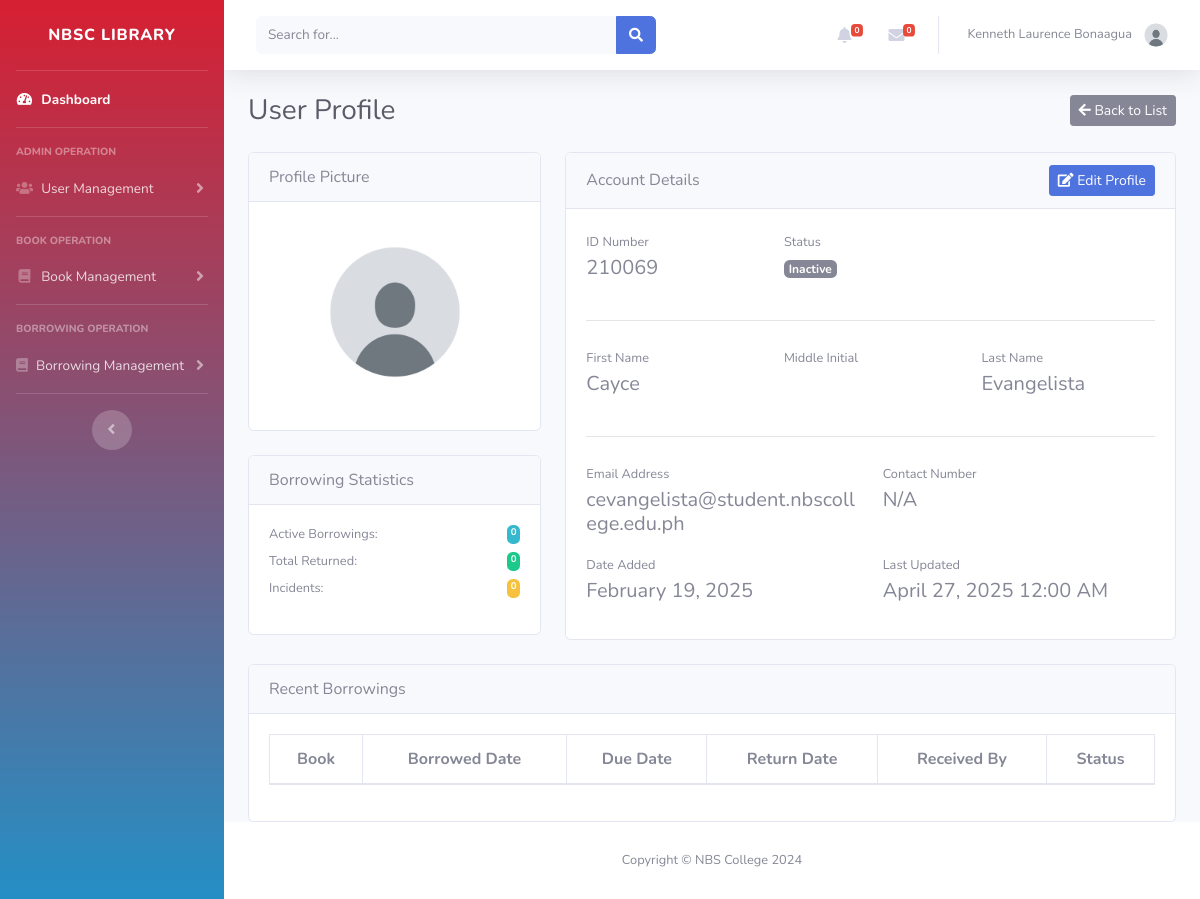
Before: /Admin/view_user.php?id=2 (signed in) with the older database file.
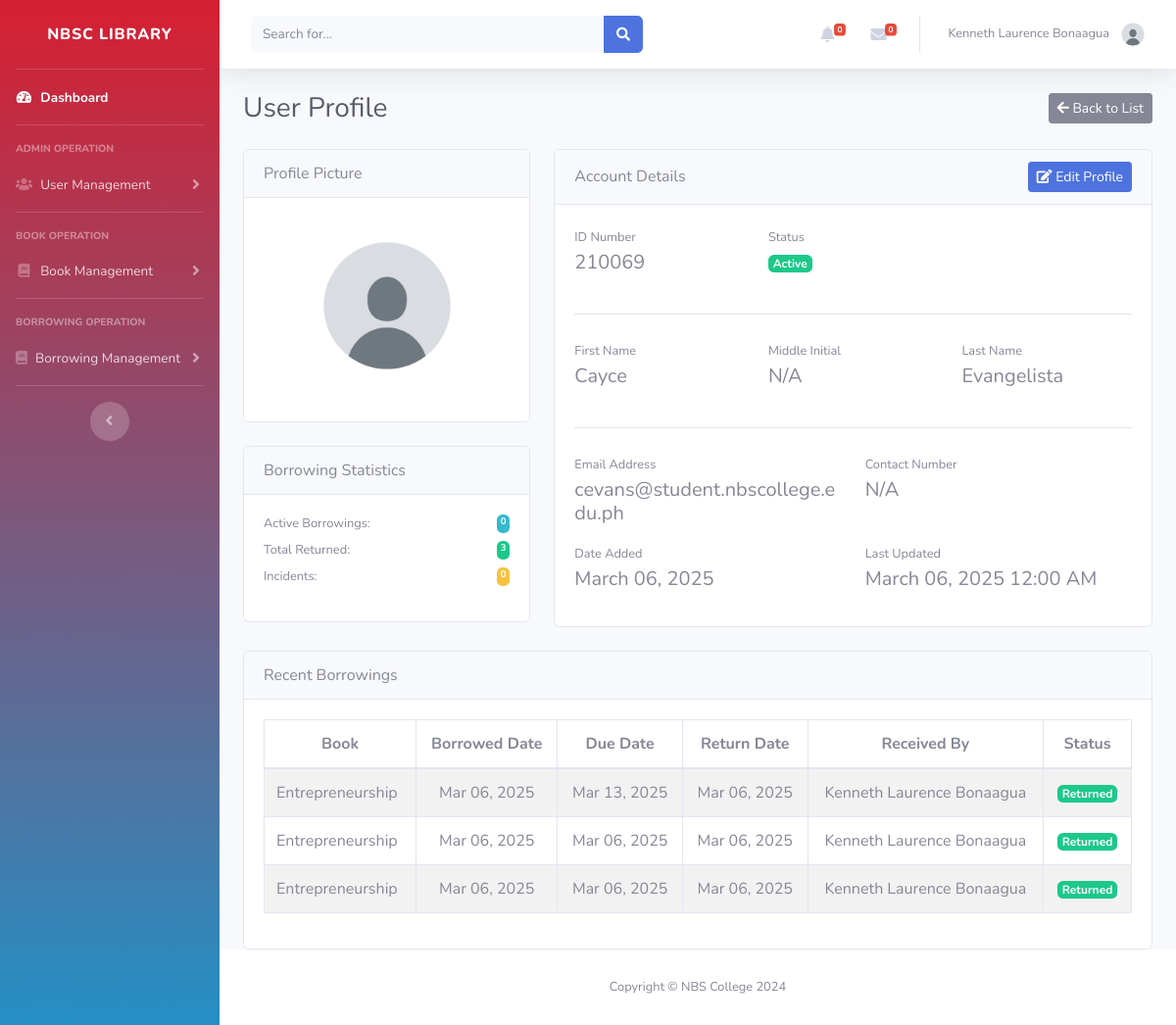
After: the same page with the newer database file.
### tables this page shows
CREATE TABLE `users` (
  `id` int(11) NOT NULL,
  `school_id` int(11) DEFAULT NULL,
  `firstname` varchar(100) DEFAULT NULL,
  `middle_init` varchar(100) DEFAULT NULL,
  `lastname` varchar(100) DEFAULT NULL,
  `email` varchar(100) DEFAULT NULL,
  `password` varchar(100) DEFAULT NULL,
  `contact_no` varchar(100) DEFAULT NULL,
  `borrowed_books` int(225) NOT NULL DEFAULT 0,
  `returned_books` int(225) NOT NULL DEFAULT 0,
  `damaged_books` int(225) NOT NULL DEFAULT 0,
  `lost_books` int(225) NOT NULL DEFAULT 0,
  `user_image` varchar(100) DEFAULT NULL,
  `usertype` varchar(100) DEFAULT NULL,
  `address` varchar(100) DEFAULT NULL,
  `id_type` varchar(100) DEFAULT NULL,
  `id_image` varchar(100) DEFAULT NULL,
  `date_added` date DEFAULT NULL,
  `status` varchar(100) DEFAULT NULL,
  `last_update` date DEFAULT NULL
);

CREATE TABLE `borrowings` (
  `id` int(225) NOT NULL,
  `user_id` int(225) DEFAULT NULL,
  `book_id` int(225) DEFAULT NULL,
  `status` varchar(100) DEFAULT NULL,
  `issue_date` date DEFAULT NULL,
  `issued_by` int(11) DEFAULT NULL,
  `due_date` date DEFAULT NULL,
  `return_date` date DEFAULT NULL,
  `recieved_by` int(11) DEFAULT NULL,
  `report_date` date DEFAULT NULL,
  `replacement_date` date DEFAULT NULL
);

CREATE TABLE `books` (
  `id` int(11) NOT NULL,
  `accession` int(11) NOT NULL,
  `title` varchar(100) DEFAULT NULL,
  `preferred_title` varchar(100) DEFAULT NULL,
  `parallel_title` varchar(100) DEFAULT NULL,
  `subject_category` varchar(100) DEFAULT NULL,
  `subject_detail` varchar(9999) DEFAULT NULL,
  `summary` varchar(1000) DEFAULT NULL,
  `contents` varchar(1000) DEFAULT NULL,
  `front_image` varchar(100) DEFAULT NULL,
  `back_image` varchar(100) DEFAULT NULL,
  `dimension` varchar(100) DEFAULT NULL,
  `series` varchar(100) DEFAULT NULL,
  `volume` varchar(100) DEFAULT NULL,
  `edition` varchar(100) DEFAULT NULL,
  `copy_number` int(225) DEFAULT NULL,
  `total_pages` varchar(100) DEFAULT NULL,
  `supplementary_contents` varchar(100) DEFAULT NULL,
  `ISBN` varchar(100) DEFAULT NULL,
  `content_type` varchar(100) DEFAULT NULL,
  `media_type` varchar(100) DEFAULT NULL,
  `carrier_type` varchar(100) DEFAULT NULL,
  `call_number` varchar(100) DEFAULT NULL,
  `URL` varchar(225) DEFAULT NULL,
  `language` varchar(100) DEFAULT NULL,
  `shelf_location` varchar(100) DEFAULT NULL,
  `entered_by` int(225) DEFAULT NULL,
  `date_added` date DEFAULT NULL,
  `status` varchar(100) DEFAULT NULL,
  `updated_by` int(11) DEFAULT NULL,
  `last_update` date DEFAULT NULL
);

### Admin/inc/functions.php (called while the page is built, shortened)
<?php
function getProfileImagePath($imagePath) {
    $imagePath = str_replace('..', '', $imagePath);
    if (strpos($imagePath, '/Images/') === 0) {
        return '../' . ltrim($imagePath, '/');
    }
    return '../Images/Profile/default-avatar.jpg';
}
function displayProfileImage($imagePath) {
    $path = getProfileImagePath($imagePath);
    return $path;
}
?>

### Admin/inc/status_helper.php (called while the page is built, shortened)
<?php
function getStatusDisplay($status) {
    switch ($status) {
        case 0:
            return ['badge-secondary', 'Inactive'];
        case 1:
            return ['badge-success', 'Active'];
    }
}
?>

### Admin/view_user.php (the view, shortened to what the changed rows need)
<?php
include '../admin/inc/header.php';
include '../db.php';
include 'inc/status_helper.php';
require 'inc/functions.php';
$user_id = isset($_GET['id']) ? intval($_GET['id']) : 0;
$stmt = $conn->prepare("
    SELECT u.*,
    COUNT(CASE WHEN b.status = 'borrowed' THEN 1 END) as active_borrowings,
    COUNT(CASE WHEN b.status = 'returned' THEN 1 END) as total_returned,
    COUNT(CASE WHEN b.status IN ('damaged', 'lost') THEN 1 END) as incidents
    FROM users u
    LEFT JOIN borrowings b ON u.id = b.user_id
    WHERE u.id = ?
    GROUP BY u.id
");
$stmt->bind_param("i", $user_id);
$stmt->execute();
$result = $stmt->get_result();
$user = $result->fetch_assoc();
list($status_class, $status_text) = getStatusDisplay($user['status']);
$userImage = displayProfileImage($user['user_image']);
?>
<div id="content">
    <div class="container-fluid">
        <div class="d-flex justify-content-between align-items-center mb-4">
            <h1 class="h3 mb-0 text-gray-800">User Profile</h1>
        </div>
        <div class="row">
            <div class="col-xl-4">
                <div class="card mb-4 mb-xl-0">
                    <div class="card-body text-center">
                        <img class="img-account-profile rounded-circle mb-2"
                             src="<?= htmlspecialchars($userImage) ?>"
                             alt="User profile picture"
                             style="width: 180px; height: 180px; object-fit: cover;">
                    </div>
                </div>
                <div class="card mt-4">
                    <div class="card-body">
                        <div class="small mb-3">
                            <div class="d-flex justify-content-between mb-2">
                                <span>Total Returned:</span>
                                <span class="badge badge-success"><?= $user['total_returned'] ?></span>
                            </div>
                        </div>
                    </div>
                </div>
            </div>
            <div class="col-xl-8">
                <div class="card mb-4">
                    <div class="card-body">
                        <div class="row">
                            <div class="col-sm-4 mb-3">
                                <label class="small text-muted mb-1">ID Number</label>
                                <div class="h5 mb-0"><?= htmlspecialchars($user['school_id']) ?></div>
                            </div>
                            <div class="col-sm-4 mb-3">
                                <div><span class="badge <?= $status_class ?>"><?= $status_text ?></span></div>
                            </div>
                        </div>
                        <div class="row">
                            <div class="col-sm-4 mb-3">
                                <label class="small text-muted mb-1">First Name</label>
                                <div class="h5 mb-0"><?= htmlspecialchars($user['firstname']) ?></div>
                            </div>
                            <div class="col-sm-4 mb-3">
                                <label class="small text-muted mb-1">Middle Initial</label>
                                <div class="h5 mb-0"><?= htmlspecialchars($user['middle_init'] ?? 'N/A') ?></div>
                            </div>
                            <div class="col-sm-4 mb-3">
                                <label class="small text-muted mb-1">Last Name</label>
                                <div class="h5 mb-0"><?= htmlspecialchars($user['lastname']) ?></div>
                            </div>
                        </div>
                        <div class="row">
                            <div class="col-sm-6 mb-3">
                                <label class="small text-muted mb-1">Email Address</label>
                                <div class="h5 mb-0"><?= htmlspecialchars($user['email']) ?></div>
                            </div>
                        </div>
                        <div class="row">
                            <div class="col-sm-6 mb-3">
                                <label class="small text-muted mb-1">Date Added</label>
                                <div class="h5 mb-0"><?= date('F d, Y', strtotime($user['date_added'])) ?></div>
                            </div>
                            <?php if ($user['last_update']): ?>
                            <div class="col-sm-6 mb-3">
                                <label class="small text-muted mb-1">Last Updated</label>
                                <div class="h5 mb-0"><?= date('F d, Y g:i A', strtotime($user['last_update'])) ?></div>
                            </div>
                            <?php endif; ?>
                        </div>
                    </div>
                </div>
            </div>
        </div>
        <div class="card">
            <div class="card-body">
                <div class="table-responsive">
                    <table class="table table-bordered table-striped">
                        <thead>
                            <tr>
                                <th class="text-center">Book</th>
                                <th class="text-center">Borrowed Date</th>
                                <th class="text-center">Due Date</th>
                                <th class="text-center">Return Date</th>
                                <th class="text-center">Received By</th>
                                <th class="text-center">Status</th>
                            </tr>
                        </thead>
                        <tbody>
                            <?php
                            $borrowings = $conn->prepare("
                                SELECT b.*, bk.title as book_title,
                                       CONCAT(a.firstname, ' ', a.lastname) as recieved_by_name
                                FROM borrowings b
                                JOIN books bk ON b.book_id = bk.id
                                LEFT JOIN admins a ON b.recieved_by = a.id
                                WHERE b.user_id = ?
                                ORDER BY b.issue_date DESC
                                LIMIT 10
                            ");
                            $borrowings->bind_param("i", $user_id);
                            $borrowings->execute();
                            $result = $borrowings->get_result();
                            while ($row = $result->fetch_assoc()) {
                                echo "<tr>";
                                echo "<td>" . htmlspecialchars($row['book_title']) . "</td>";
                                echo "<td class='text-center'>" . date('M d, Y', strtotime($row['issue_date'])) . "</td>";
                                echo "<td class='text-center'>" . date('M d, Y', strtotime($row['due_date'])) . "</td>";
                                echo "<td class='text-center'>" . ($row['return_date'] ? date('M d, Y', strtotime($row['return_date'])) : '-') . "</td>";
                                echo "<td class='text-center'>" . ($row['recieved_by_name'] ? htmlspecialchars($row['recieved_by_name']) : '-') . "</td>";
                                echo "<td class='text-center'><span class='badge badge-" .
                                    ($row['status'] == 'Returned' ? 'success' :
                                    ($row['status'] == 'Damaged' ? 'warning' :
                                    ($row['status'] == 'Lost' ? 'danger' : 'info'))) .
                                    "'>" . ucfirst($row['status']) . "</span></td>";
                                echo "</tr>";
                            }
                            ?>
                        </tbody>
                    </table>
                </div>
            </div>
        </div>
    </div>
</div>
<?php include '../Admin/inc/footer.php'; ?>

Changed rows visible on the page:
changed users "Cayce": middle_init (not shown) → "N/A"; email "cevangelista@student.nbscollege.edu.ph" → "cevans@student.nbscollege.edu.ph"; date_added "February 19, 2025" → "March 06, 2025"; last_update "April 27, 2025 12:00 AM" → "March 06, 2025 12:00 AM"
now on this page (row edited): borrowings: book.title "Entrepreneurship", issue_date "Mar 06, 2025", due_date "Mar 13, 2025", return_date "Mar 06, 2025", recieved_by_name "Kenneth Laurence Bonaagua", status "Returned"
now on this page (row edited): borrowings: book.title "Entrepreneurship", issue_date "Mar 06, 2025", due_date "Mar 06, 2025", return_date "Mar 06, 2025", recieved_by_name "Kenneth Laurence Bonaagua", status "Returned"
now on this page (row edited): borrowings: book.title "Entrepreneurship", issue_date "Mar 06, 2025", due_date "Mar 06, 2025", return_date "Mar 06, 2025", recieved_by_name "Kenneth Laurence Bonaagua", status "Returned"
Other visible differences:
$user['total_returned']: "0" → "3"
$status_text: "Inactive" → "Active"
